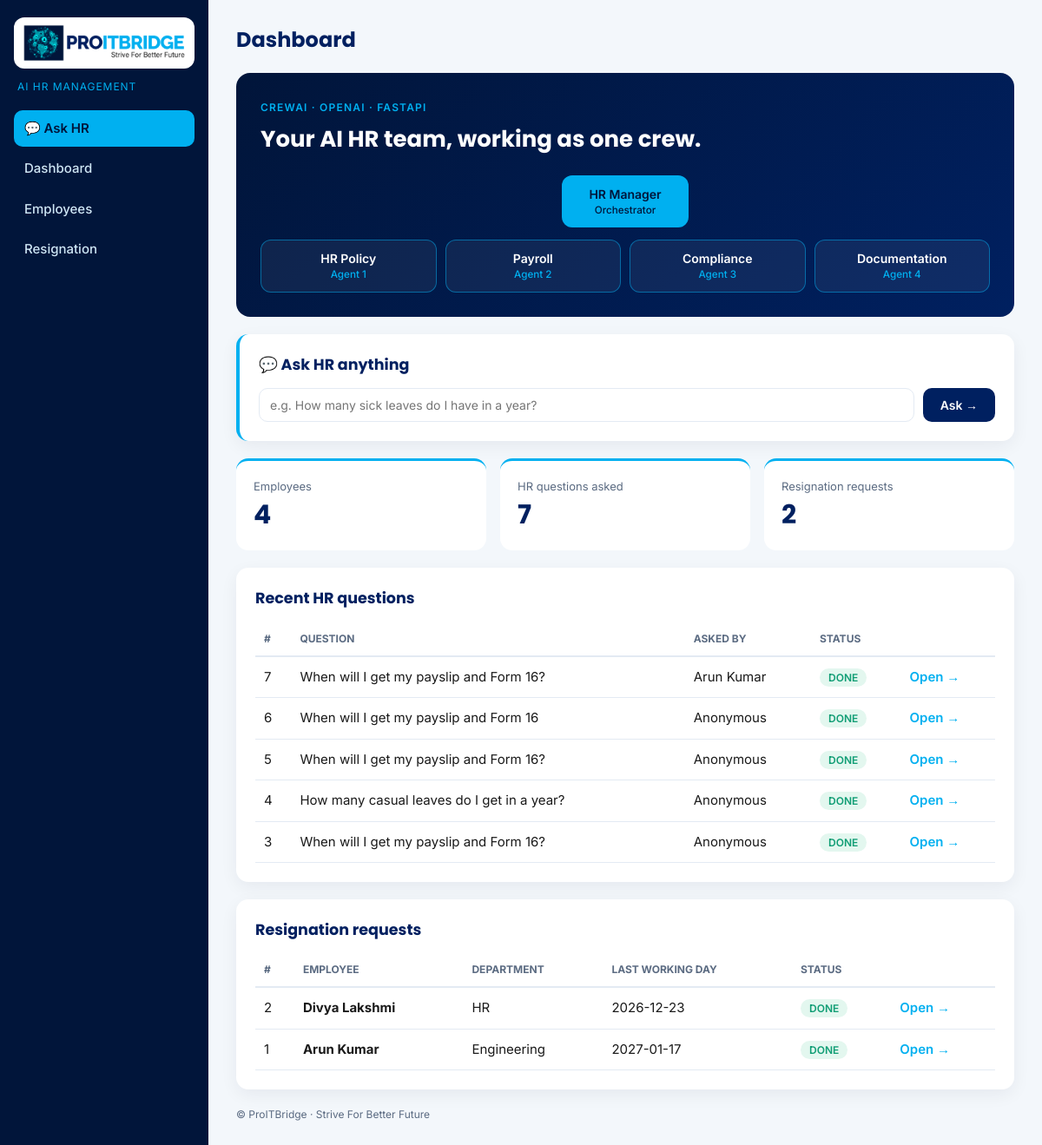
The page / on the database its author committed.
### tables this page shows
CREATE TABLE questions (
                id INTEGER PRIMARY KEY AUTOINCREMENT,
                employee_id INTEGER,        -- can be empty (anonymous question)
                question TEXT,
                status TEXT,                -- RUNNING / DONE / FAILED
                answer TEXT,
                error TEXT,
                created_at TEXT DEFAULT CURRENT_TIMESTAMP
            );

CREATE TABLE employees (
                id INTEGER PRIMARY KEY AUTOINCREMENT,
                name TEXT, designation TEXT, department TEXT,
                date_of_joining TEXT, monthly_salary REAL,
                leave_balance REAL, notice_period_days INTEGER
            );

CREATE TABLE requests (
                id INTEGER PRIMARY KEY AUTOINCREMENT,
                employee_id INTEGER,
                resignation_date TEXT, last_working_day TEXT, reason TEXT,
                status TEXT,                -- RUNNING / DONE / FAILED
                policy TEXT, payroll TEXT, compliance TEXT, final_report TEXT,
                error TEXT,
                created_at TEXT DEFAULT CURRENT_TIMESTAMP
            );

### main.py (the view)
@app.get("/")
def home(request: Request):
    return templates.TemplateResponse(request, "home.html", {
        "employees": database.get_employees(),
        "questions": database.get_questions(),
        "requests": database.get_requests(),
    })

### templates/home.html
{% extends "base.html" %}
{% block heading %}Dashboard{% endblock %}
{% block content %}
<div class="hero">
  <span class="kicker">CrewAI · OpenAI · FastAPI</span>
  <h2>Your AI HR team, working as one crew.</h2>
  <div class="crew-map">
    <div class="node manager">HR Manager<small>Orchestrator</small></div>
    <div class="nodes">
      <div class="node">HR Policy<small>Agent 1</small></div>
      <div class="node">Payroll<small>Agent 2</small></div>
      <div class="node">Compliance<small>Agent 3</small></div>
      <div class="node">Documentation<small>Agent 4</small></div>
    </div>
  </div>
</div>
<form class="card form ask-box" method="post" action="/ask">
  <h3>💬 Ask HR anything</h3>
  <div class="ask-row">
    <input name="question" required placeholder="e.g. How many sick leaves do I have in a year?">
    <button class="btn" type="submit">Ask →</button>
  </div>
</form>
<div class="stats three">
  <div class="stat"><span>Employees</span><b>{{ employees|length }}</b></div>
  <div class="stat"><span>HR questions asked</span><b>{{ questions|length }}</b></div>
  <div class="stat"><span>Resignation requests</span><b>{{ requests|length }}</b></div>
</div>
<div class="card">
  <h3>Recent HR questions</h3>
  {% if questions %}
  <table class="table">
    <tr><th>#</th><th>Question</th><th>Asked by</th><th>Status</th><th></th></tr>
    {% for q in questions[:5] %}
    <tr>
      <td>{{ q.id }}</td>
      <td>{{ q.question }}</td>
      <td>{{ q.employee_name or "Anonymous" }}</td>
      <td><span class="badge {{ q.status|lower }}">{{ q.status }}</span></td>
      <td><a class="link" href="/questions/{{ q.id }}">Open →</a></td>
    </tr>
    {% endfor %}
  </table>
  {% else %}
  <p class="muted">No questions yet. <a class="link" href="/ask">Ask the first one →</a></p>
  {% endif %}
</div>
<div class="card">
  <h3>Resignation requests</h3>
  {% if requests %}
  <table class="table">
    <tr><th>#</th><th>Employee</th><th>Department</th><th>Last working day</th><th>Status</th><th></th></tr>
    {% for r in requests[:5] %}
    <tr>
      <td>{{ r.id }}</td>
      <td><b>{{ r.employee_name }}</b></td>
      <td>{{ r.department }}</td>
      <td>{{ r.last_working_day }}</td>
      <td><span class="badge {{ r.status|lower }}">{{ r.status }}</span></td>
      <td><a class="link" href="/requests/{{ r.id }}">Open →</a></td>
    </tr>
    {% endfor %}
  </table>
  {% else %}
  <p class="muted">No resignation requests yet.</p>
  {% endif %}
</div>
{% endblock %}

### templates/base.html (shortened to what this page needs)
<!doctype html>
<html lang="en">
<head>
  <link rel="stylesheet" href="/static/style.css">
</head>
<body>
  <aside class="sidebar">
    <a href="/" class="brand"><img src="/static/logo.png" alt="ProITBridge"></a>
    <p class="brand-sub">AI HR Management</p>
    <nav>
      <a href="/ask" class="nav-cta">💬 Ask HR</a>
      <a href="/">Dashboard</a>
      <a href="/employees">Employees</a>
      <a href="/resign">Resignation</a>
    </nav>
  </aside>
  <main class="main">
    <h1>{% block heading %}{% endblock %}</h1>
    {% block content %}{% endblock %}
    <footer>© ProITBridge · Strive For Better Future</footer>
  </main>
</body>
</html>

### static/style.css (style rules this page uses)
:root { --navy: #002060; --cyan: #00b0f0; --deep: #01153a; --ink: #1a1a1a; --cyan-soft: #e6f7fe; --muted: #5b6b82; --line: #e3eaf3; --bg: #f3f7fb; }
* { box-sizing: border-box; }
body { margin: 0; font-family: Inter, sans-serif; color: var(--ink); background: var(--bg); font-size: 15px; line-height: 1.5; }
h1, h2, h3 { font-family: Poppins, sans-serif; color: var(--navy); margin: 0 0 14px; }
a { text-decoration: none; color: inherit; }
.sidebar { position: fixed; top: 0; bottom: 0; left: 0; width: 240px; padding: 20px 16px; background: var(--deep); }
.brand { display: block; background: white; border-radius: 12px; padding: 8px 10px; }
.brand img { width: 100%; display: block; }
.brand-sub { color: var(--cyan); font-size: 12px; letter-spacing: .08em; text-transform: uppercase; margin: 12px 4px 18px; }
.sidebar nav a { display: block; color: #cfe6f5; padding: 10px 12px; border-radius: 10px; font-weight: 500; margin-bottom: 4px; }
.sidebar nav .nav-cta { background: var(--cyan); color: var(--deep); font-weight: 600; margin-top: 10px; }
.main { margin-left: 240px; padding: 28px 32px; display: flex; flex-direction: column; gap: 20px; }
.main > h1 { font-size: 24px; margin: 0; }
footer { color: var(--muted); font-size: 12px; }
.card { background: white; border-radius: 14px; padding: 22px; box-shadow: 0 6px 20px rgba(1, 21, 58, .06); }
.link { color: var(--cyan); font-weight: 600; }
.kicker { color: var(--cyan); font-size: 12px; font-weight: 600; letter-spacing: .1em; text-transform: uppercase; }
.hero { background: linear-gradient(135deg, var(--deep), var(--navy)); border-radius: 16px; padding: 28px; }
.hero h2 { color: white; font-size: 26px; margin: 6px 0 22px; }
.crew-map { display: flex; flex-direction: column; align-items: center; gap: 14px; }
.nodes { display: grid; grid-template-columns: repeat(4, 1fr); gap: 10px; width: 100%; }
.node { border: 1px solid rgba(0, 176, 240, .5); background: rgba(255, 255, 255, .06); color: white; border-radius: 12px; padding: 10px; text-align: center; font-weight: 600; font-size: 14px; }
.node small { display: block; color: var(--cyan); font-weight: 500; }
.node.manager { background: var(--cyan); color: var(--deep); padding: 10px 30px; }
.node.manager small { color: var(--deep); }
.stats { display: grid; grid-template-columns: 1fr 1fr; gap: 16px; }
.stat { background: white; border-radius: 14px; padding: 18px 20px; border-top: 3px solid var(--cyan); }
.stat span { color: var(--muted); font-size: 13px; }
.stat b { display: block; font: 700 30px Poppins, sans-serif; color: var(--navy); }
.table { width: 100%; border-collapse: collapse; }
.table th { text-align: left; font-size: 12px; text-transform: uppercase; color: var(--muted); padding: 10px; border-bottom: 2px solid var(--line); }
.table td { padding: 12px 10px; border-bottom: 1px solid var(--line); }
.badge { padding: 3px 10px; border-radius: 99px; font-size: 12px; font-weight: 600; }
.badge.done { background: #e3f7ef; color: #0f9d74; }
.form input, .form select, .form textarea { font: 14px Inter, sans-serif; padding: 10px 12px; border: 1px solid var(--line); border-radius: 10px; }
.btn { background: var(--navy); color: white; border: 0; padding: 11px 20px; border-radius: 10px; font: 600 14px Inter, sans-serif; cursor: pointer; }
.ask-box { border-left: 4px solid var(--cyan); }
.ask-row { display: flex; gap: 10px; }
.ask-row input { flex: 1; }
.stats.three { grid-template-columns: repeat(3, 1fr); }

### rows shown on the page
questions: id "7", question "When will I get my payslip and Form 16?", name "Arun Kumar", status "DONE"
questions: id "6", question "When will I get my payslip and Form 16", employee_name "Anonymous", status "DONE"
questions: id "5", question "When will I get my payslip and Form 16?", employee_name "Anonymous", status "DONE"
questions: id "4", question "How many casual leaves do I get in a year?", employee_name "Anonymous", status "DONE"
questions: id "3", question "When will I get my payslip and Form 16?", employee_name "Anonymous", status "DONE"
requests: id "2", employee_name "Divya Lakshmi", department "HR", last_working_day "2026-12-23", status "DONE"
requests: id "1", employee_name "Arun Kumar", department "Engineering", last_working_day "2027-01-17", status "DONE"

### other values the page prints
{{ employees|length }} "4"
{{ questions|length }} "7"
{{ requests|length }} "2"
